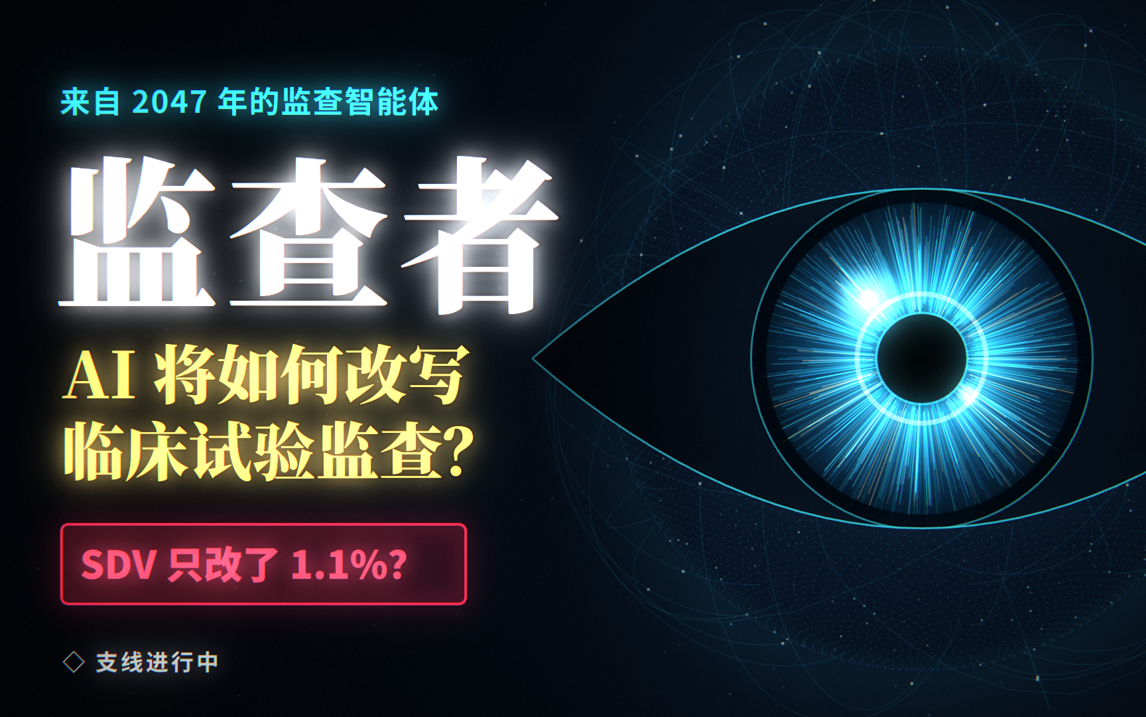
#> input picture 封面_16x10.png, 1146 x 717 px
$ python -i gfx.py   (imports and definitions only)
#> lines starting #> are read from the running program, lines starting #| are printed output that depends on the picture
"""Low-level drawing helpers: fonts, rich text, shapes, icons, premultiplied compositing."""
import math, re
from functools import lru_cache
import numpy as np
from PIL import Image, ImageDraw, ImageFont, ImageFilter

W, H = 1080, 1920
FD = "/projects/sandbox/work/fonts/"
F_SMILEY = FD + "SmileySans-Oblique.ttf"
F_BLACK = FD + "NotoSansSC-Black.otf"
F_BOLD = FD + "NotoSansSC-Bold.otf"
F_MED = FD + "NotoSansSC-Medium.otf"
F_REG = FD + "NotoSansSC-Regular.otf"

# palette
BG_TOP = (5, 18, 36)
BG_BOT = (9, 37, 66)
TEAL = (34, 211, 197)
TEAL_D = (14, 150, 150)
AMBER = (255, 190, 70)
RED = (255, 92, 92)
GREEN = (74, 222, 128)
WHITE = (255, 255, 255)
MUTED = (160, 186, 212)
DIM = (110, 136, 164)
NAVY = (6, 22, 42)


def rgba(c, a=255):
    return (c[0], c[1], c[2], int(a))


@lru_cache(maxsize=256)
def font(path, size):
    return ImageFont.truetype(path, size)


# ------------------------------------------------------------------ easing
def clamp(x, a=0.0, b=1.0):
    return a if x < a else b if x > b else x


def ease_out(x):
    x = clamp(x)
    return 1 - (1 - x) ** 3


def ease_in_out(x):
    x = clamp(x)
    return 4 * x ** 3 if x < 0.5 else 1 - (-2 * x + 2) ** 3 / 2


def ease_back(x, s=1.70158):
    x = clamp(x)
    return 1 + (s + 1) * (x - 1) ** 3 + s * (x - 1) ** 2


def prog(t, t0, d=0.45):
    return ease_out((t - t0) / d) if d > 0 else float(t >= t0)


# ------------------------------------------------------------------ layers
class Layer:
    """RGBA image stored premultiplied as float32 for fast compositing."""

    # [18 lines left out: functions __init__, scaled, not called in this run]


def resize(img, size):
    return img.convert("RGBa").resize(size, Image.LANCZOS).convert("RGBA")


# [28 lines left out: function blit, not called in this run]


# ------------------------------------------------------------------ text
TOKEN = re.compile(r"\n|[A-Za-z0-9.%～~\-+/()（）]+|[ \t]+|.")
NO_LINE_START = set("，。、；：？！”）》·%")


# [93 lines left out: functions parse_rich, _tokens, _wrap, rich_text, not called in this run]


def text(s, path, size, color=WHITE, pad=6):
    return rich_text(s, path, size, color, max_w=10000, pad=pad)


# ------------------------------------------------------------------ shapes (supersampled)
SS = 3


# [19 lines left out: functions rrect, grad_rrect, not called in this run]


def glow(img, radius=18, color=TEAL, strength=1.0, expand=None):
    e = expand if expand is not None else radius * 2
    w, h = img.size
    base = Image.new("RGBA", (w + 2 * e, h + 2 * e), (0, 0, 0, 0))
    a = Image.new("L", base.size, 0)
    a.paste(img.getchannel("A"), (e, e))
    a = a.filter(ImageFilter.GaussianBlur(radius)).point(lambda v: min(255, int(v * strength)))
    col = Image.new("RGBA", base.size, rgba(color))
    col.putalpha(a)
    base.alpha_composite(col)
    base.alpha_composite(img, (e, e))
    return base, e


# [16 lines left out: functions circle, pill, not called in this run]


# ------------------------------------------------------------------ icons (drawn at 4x)
def _canvas(s, k=4):
    img = Image.new("RGBA", (s * k, s * k), (0, 0, 0, 0))
    return img, ImageDraw.Draw(img), s * k


def _done(img, s):
    return resize(img, (s, s))


# [126 lines left out: functions icon, icon_badge, num_badge, not called in this run]

>>> import cv2
>>> picture = cv2.imread('../封面_16x10.png', cv2.IMREAD_GRAYSCALE)
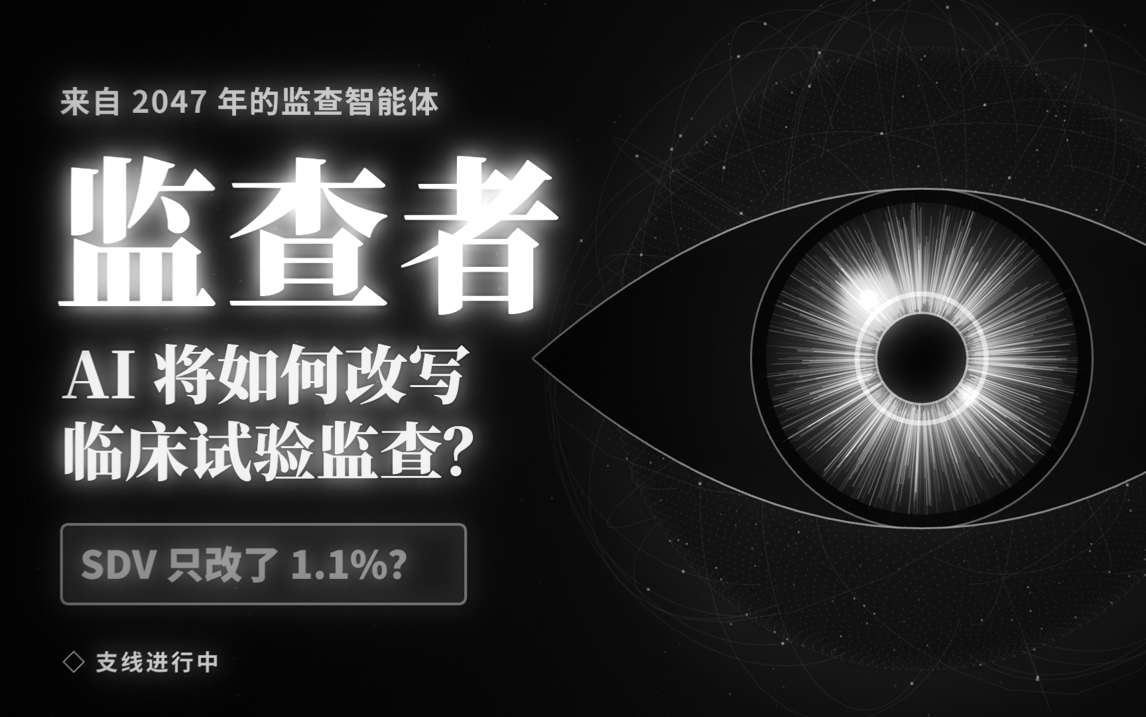
#> picture: shape (717, 1146); min 0, max 255, mean 48.6
>>> result = glow(picture)
#> (the run stopped early here; a loop or call above may not have finished)

$ run again, on 封面_16x9.png
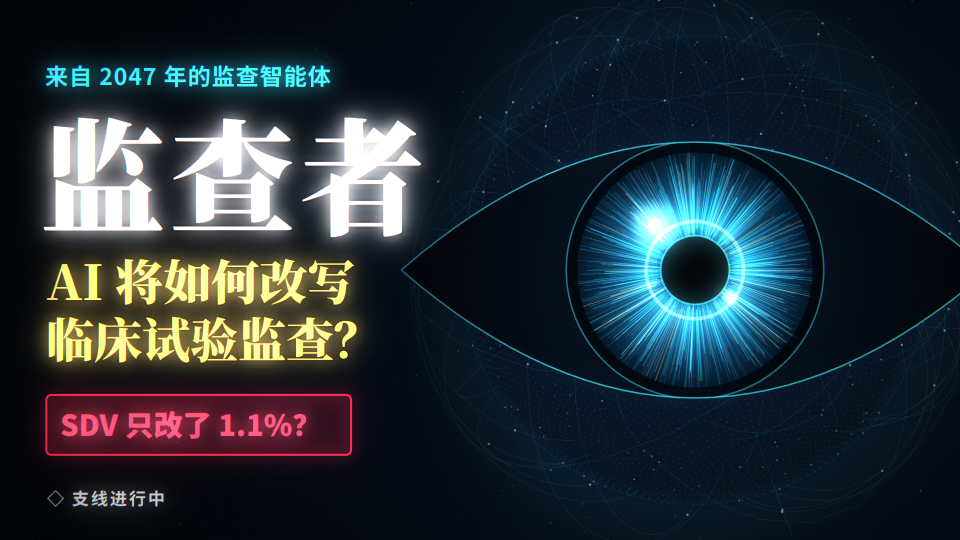
#> input picture 封面_16x9.png, 1920 x 1080 px (shown at 1/2 size)
#> `picture = cv2.imread('../封面_16x10.png', cv2.IMREAD_GRAYSCALE)`:
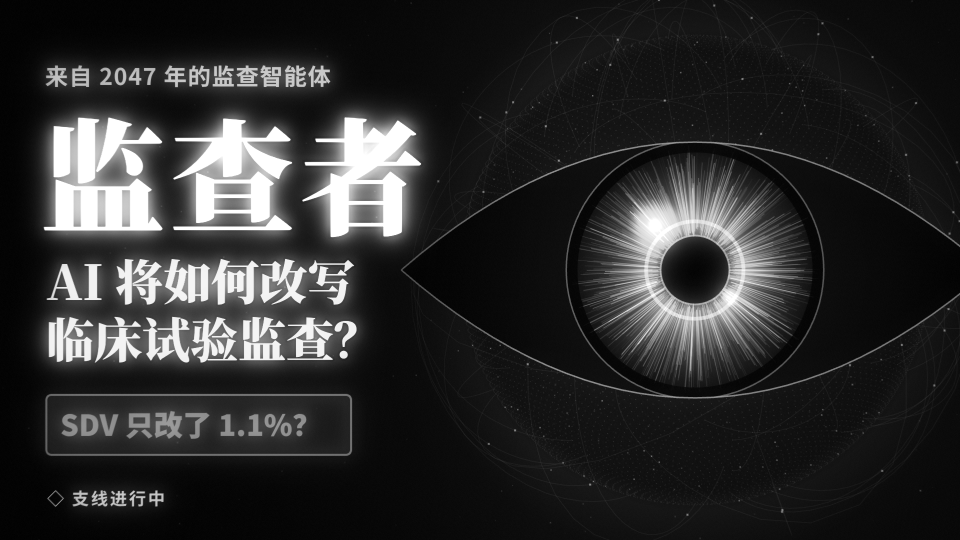
#> picture: shape (1080, 1920) (shown at 1/2 size); min 1, max 255, mean 45.2
